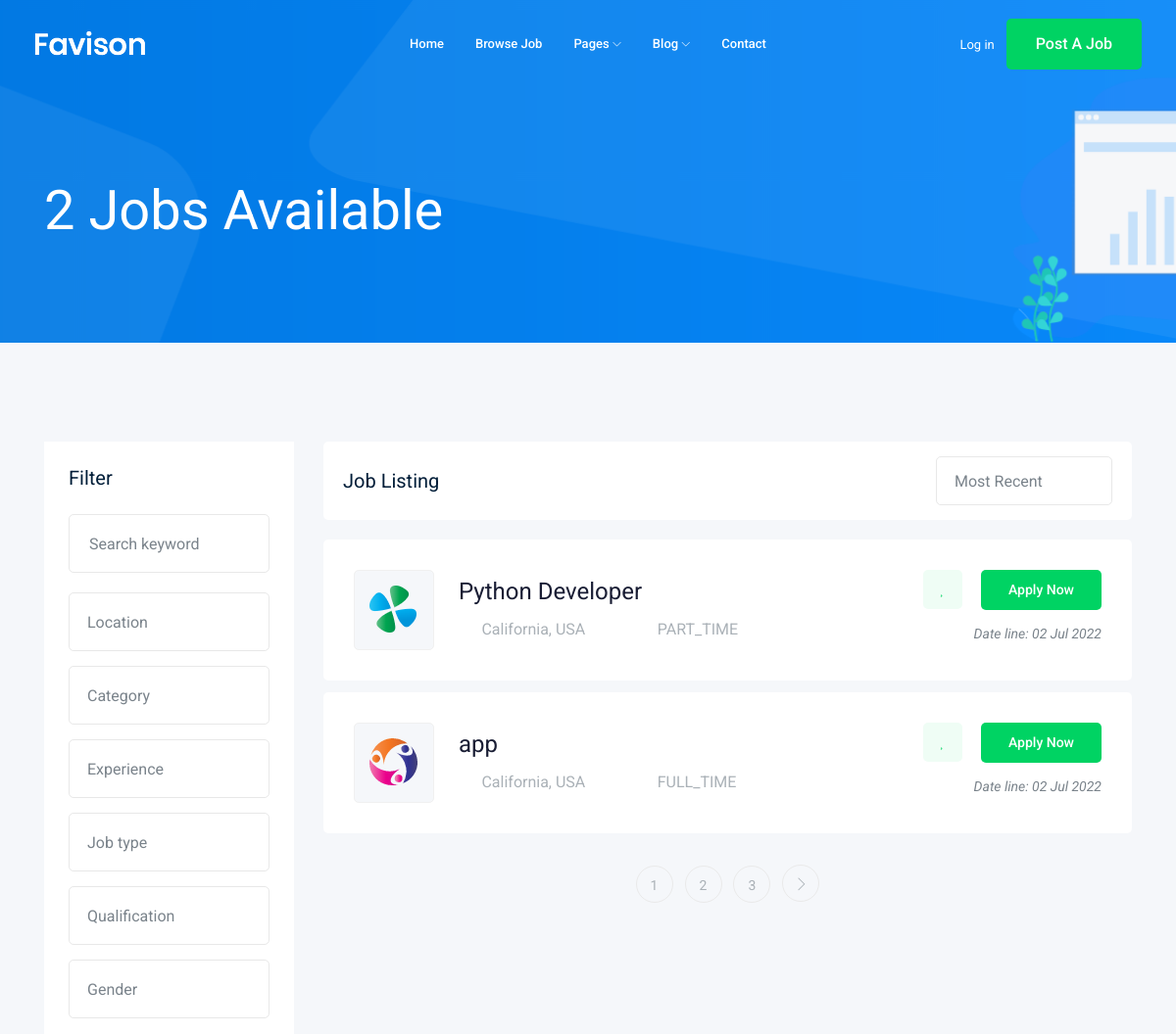
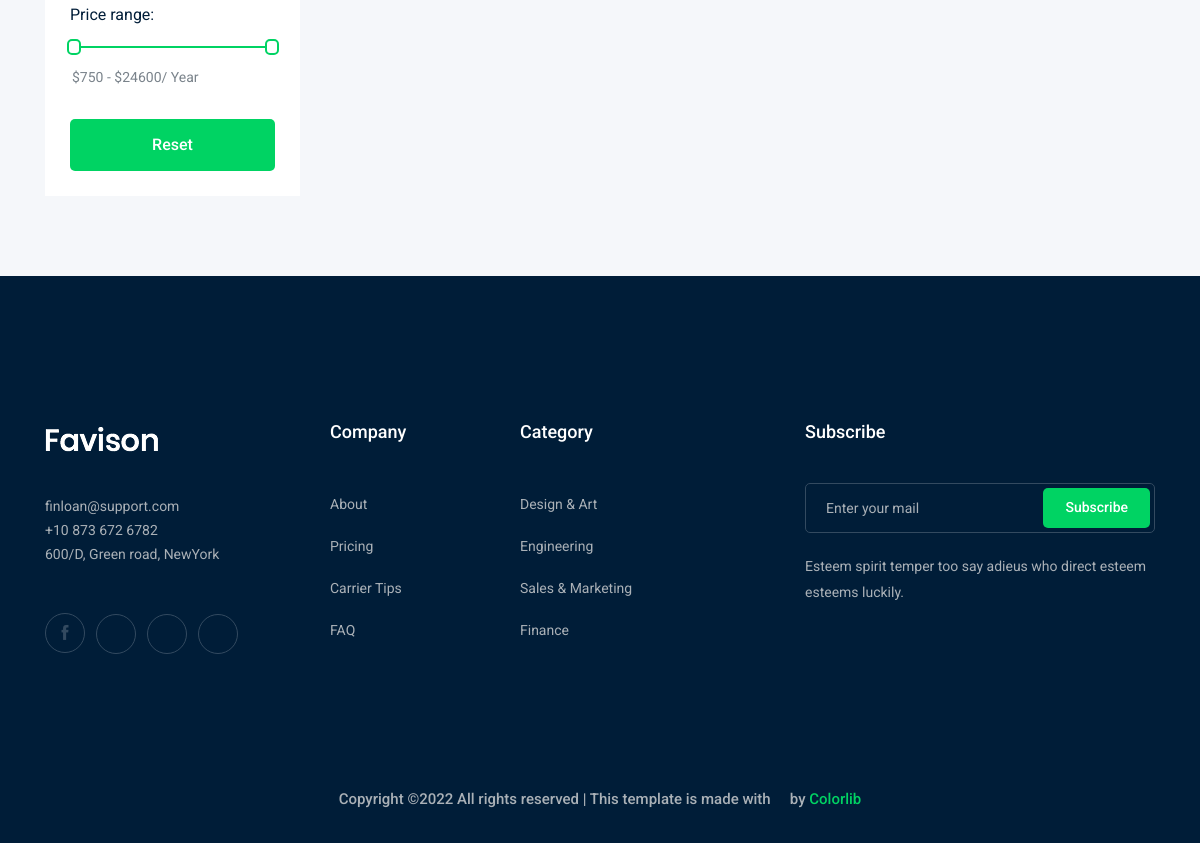
Screenshot of /jobs/ with the database file from the repository (2 pictures, top to bottom).
### job/models.py (models this page shows, shortened)
class Jop(models.Model):
    owner = models.ForeignKey(User, related_name='job_owner', on_delete=models.CASCADE)
    title = models.CharField(max_length=100)
    jop_type = models.CharField(max_length=15, choices=JOP_TYPE)
    description = models.TextField(max_length=1000)
    published_at = models.DateTimeField(auto_now=True)
    vacancy = models.IntegerField(default=1)
    salary = models.IntegerField(default=0)
    category = models.ForeignKey('Category', on_delete=models.CASCADE)
    experience = models.IntegerField(default=1)
    image = models.ImageField(upload_to='jobs/')
    job_img = models.FileField(upload_to='jobs/', validators=[FileExtensionValidator(['pdf', 'doc', 'svg'])])
    slug = models.SlugField(null=True, blank=True)

### job/views.py (the view)
# urls.py: path('', views.job_list, name='job_list'),
def job_list(request):
    job_lists = Jop.objects.all()  # django query set
    paginator = Paginator(job_lists, 2)
    page_number = request.GET.get('page')
    page_obj = paginator.get_page(page_number)
    context = {'jobs': page_obj}
    return render(request, 'job/job_list.html', context)

### job/templates/job/job_list.html (shortened to what this page needs)
{% extends 'base.html'%}
{% block body %}
    <div class="bradcam_area bradcam_bg_1">
        <div class="container">
            <div class="row">
                <div class="col-xl-12">
                    <div class="bradcam_text">
                        <h3>{{ jobs | length }} Jobs Available</h3>
                    </div>
                </div>
            </div>
        </div>
    </div>
    <div class="job_listing_area plus_padding">
        <div class="container">
            <div class="row">
                <div class="col-lg-3">
                    <div class="job_filter white-bg">
                        <div class="form_inner white-bg">
                            <h3>Filter</h3>
                            <form action="#">
                                <div class="row">
                                    <div class="col-lg-12">
                                        <div class="single_field">
                                            <input type="text" placeholder="Search keyword">
                                        </div>
                                    </div>
                                    <div class="col-lg-12">
                                    </div>
                                    <div class="col-lg-12">
                                    </div>
                                    <div class="col-lg-12">
                                    </div>
                                    <div class="col-lg-12">
                                    </div>
                                    <div class="col-lg-12">
                                    </div>
                                    <div class="col-lg-12">
                                    </div>
                                </div>
                            </form>
                        </div>
                        <div class="range_wrap">
                            <label for="amount">Price range:</label>
                            <div id="slider-range"></div>
                            <p>
                                <input type="text" id="amount" readonly style="border:0; color:#7A838B; font-size: 14px; font-weight:400;">
                            </p>
                        </div>
                        <div class="reset_btn">
                            <button  class="boxed-btn3 w-100" type="submit">Reset</button>
                        </div>
                    </div>
                </div>
                <div class="col-lg-9">
                    <div class="recent_joblist_wrap">
                        <div class="recent_joblist white-bg ">
                            <div class="row align-items-center">
                                <div class="col-md-6">
                                    <h4>Job Listing</h4>
                                </div>
                                <div class="col-md-6">
                                    <div class="serch_cat d-flex justify-content-end">
                                    </div>
                                </div>
                            </div>
                        </div>
                    </div>
                    <div class="job_lists m-0">
                        <div class="row">
                            {% for job in jobs %}
                                <div class="col-lg-12 col-md-12">
                                    <div class="single_jobs white-bg d-flex justify-content-between">
                                        <div class="jobs_left d-flex align-items-center">
                                            <div class="thumb">
                                                <img src="{{ job.image.url }}" alt="">
                                            </div>
                                            <div class="jobs_conetent">
                                                <a href="{% url 'jobs:job_details' job.slug %}"><h4>{{ job.title }}</h4></a>
                                                <div class="links_locat d-flex align-items-center">
                                                    <div class="location">
                                                        <p> <i class="fa fa-map-marker"></i> California, USA</p>
                                                    </div>
                                                    <div class="location">
                                                        <p> <i class="fa fa-clock-o"></i> {{ job.jop_type }}</p>
                                                    </div>
                                                </div>
                                            </div>
                                        </div>
                                        <div class="jobs_right">
                                            <div class="apply_now">
                                                <a class="heart_mark" href="{% url 'jobs:job_details' job.slug %}"> <i class="fa fa-heart"></i> </a>
                                                <a href="{% url 'jobs:job_details' job.slug %}" class="boxed-btn3">Apply Now</a>
                                            </div>
                                            <div class="date">
                                                <p>Date line: {{ job.published_at |date:'d M o' }}</p>
                                            </div>
                                        </div>
                                    </div>
                                </div>
                            {% endfor %}
                        </div>
                        {% if jobs.has_other_pages %}
                            <div class="row">
                                <div class="col-lg-12">
                                    <div class="pagination_wrap">
                                        <ul>
                                            {% for index in jobs.paginator.page_range %}
                                                <li><a href="?page={{ index }}"><span>{{ index }}</span></a></li>
                                            {% endfor %}
                                            {% if jobs.has_next %}
                                                <li><a href="?page={{ jobs.next_page_number }}"> <i class="ti-angle-right"></i> </a></li>
                                            {% endif %}
                                        </ul>
                                    </div>
                                </div>
                            </div>
                        {% endif %}
                    </div>
                </div>
            </div>
        </div>
    </div>
{% endblock body %}

### rows the page displays
Jop: image (picture), title "Python Developer", jop_type "PART_TIME", published_at "02 Jul 2022"
Jop: image (picture), title "app", jop_type "FULL_TIME", published_at "02 Jul 2022"

### other values shown
{{ jobs | length }} "2"
{{ index }} "1" "2" "3"
